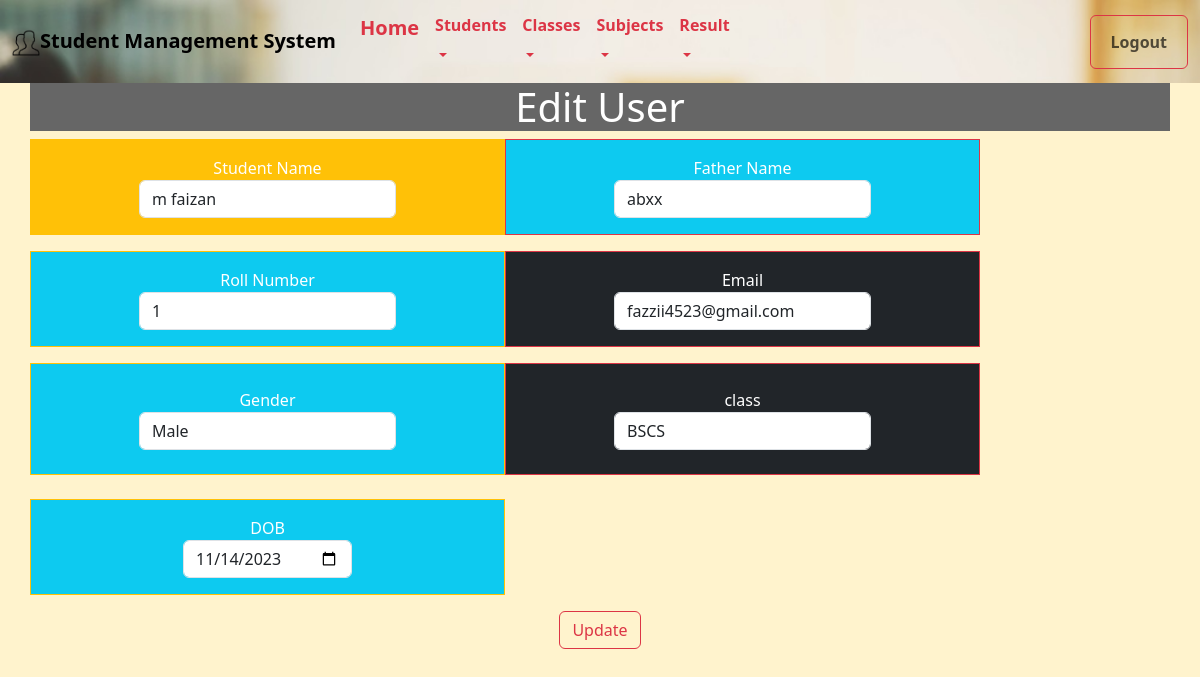
Screenshot of /editstudent.php?id=1 with the database file from the repository.
### tables this page shows
CREATE TABLE `tblstudent` (
  `id` int(11) NOT NULL,
  `stname` varchar(20) NOT NULL,
  `ftname` varchar(20) NOT NULL,
  `rollnumber` varchar(20) NOT NULL,
  `email` varchar(20) NOT NULL,
  `password` varchar(20) NOT NULL,
  `gender` varchar(10) NOT NULL,
  `class` varchar(20) NOT NULL,
  `dob` date NOT NULL
);

### editstudent.php (the view, shortened to what this page needs)
<?php
include('connect.php');
include('menu.php');
$id=$_GET['id'];
$qry= "SELECT * FROM tblstudent WHERE id = '$id'";
$result=mysqli_query($conn, $qry);
$row = mysqli_fetch_assoc($result);
?>
<!DOCTYPE html>
<html>
<head>
    <link href="https://cdn.jsdelivr.net/npm/bootstrap@5.3.2/dist/css/bootstrap.min.css" rel="stylesheet"
>
</head>
<body class=" bg-warning-subtle">
              <center>
    <div class="container">
    <div class="row">
            <h1> Edit User</h1>
            <form method="post" action="updatestudent.php">
            <div class="row">
                <div class=" w-40 p-3 col-md-5 mb-3 bg-warning text-white border border-warning p-2 mb-3">
                    <label class="form-group">Student Name</lable>
                        <input type="text" class="form-control" name="studentname" value="<?php echo $row['stname'] ?>">
                </div>
                <div class=" w-40 p-3 col-md-5 mb-3 bg-info text-white border border-danger p-2 mb-2">
                    <label class="form-lable">Father Name</lable>
                        <input type="text" class="form-control" name="fathername" value="<?php echo $row['ftname'] ?>">
                </div>
                <div class=" w-40 p-3 col-md-5 mb-3 bg-info text-white border border-warning p-2 mb-2">
                    <label class="form-lable">Roll Number</lable>
                        <input type="text" class="form-control" name="rollnumber"
                            value="<?php echo $row['rollnumber'] ?>">
                </div>
                <div class=" w-40 p-3 col-md-5 mb-3 bg-dark text-white border border-danger p-2 mb-2">
                    <label class="form-lable">Email</lable>
                        <input type="email" class="form-control" name="email" value="<?php echo $row['email'] ?>">
                </div>
                <div class=" w-40 p-2 col-md-5 mb-4 bg-info text-white border border-warning p-4 mb-4">
                    <label class="form-lable">Gender</lable>
                        <input type="text" class="form-control" name="gender" value="<?php echo $row['gender'] ?>">
                </div>
                <div class=" w-40 p-2 col-md-5 mb-3 bg-dark text-white border border-danger p-4 mb-4">
                    <label class="form-lable">class</lable>
                        <input type="text" class="form-control" name="class" value="<?php echo $row['class'] ?>">
                </div>
                <div class=" w-40 p-3 col-md-5 mb-3 bg-info text-white border border-warning p-2 mb-2">
                    <label class="form-lable">DOB</lable>
                        <input type="date" class="form-control" name="dob" value="<?php echo $row['dob'] ?>">
                </div>
                <div>
                    <button type="submit" class="btn btn-outline-danger" name="add"> Update</button>
                </div>
              </div>
            </form>
        </div>
    </div>
</center>
</body>
</html>

### editstudent.php (style rules this page uses)
h1 { background: #666666; color: white; }
form { color: white; }

### rows the page displays
tblstudent: studentname "m faizan", fathername "abxx", rollnumber "1", email "fazzii4523@gmail.com", gender "Male", class "BSCS", dob "11/14/2023"
